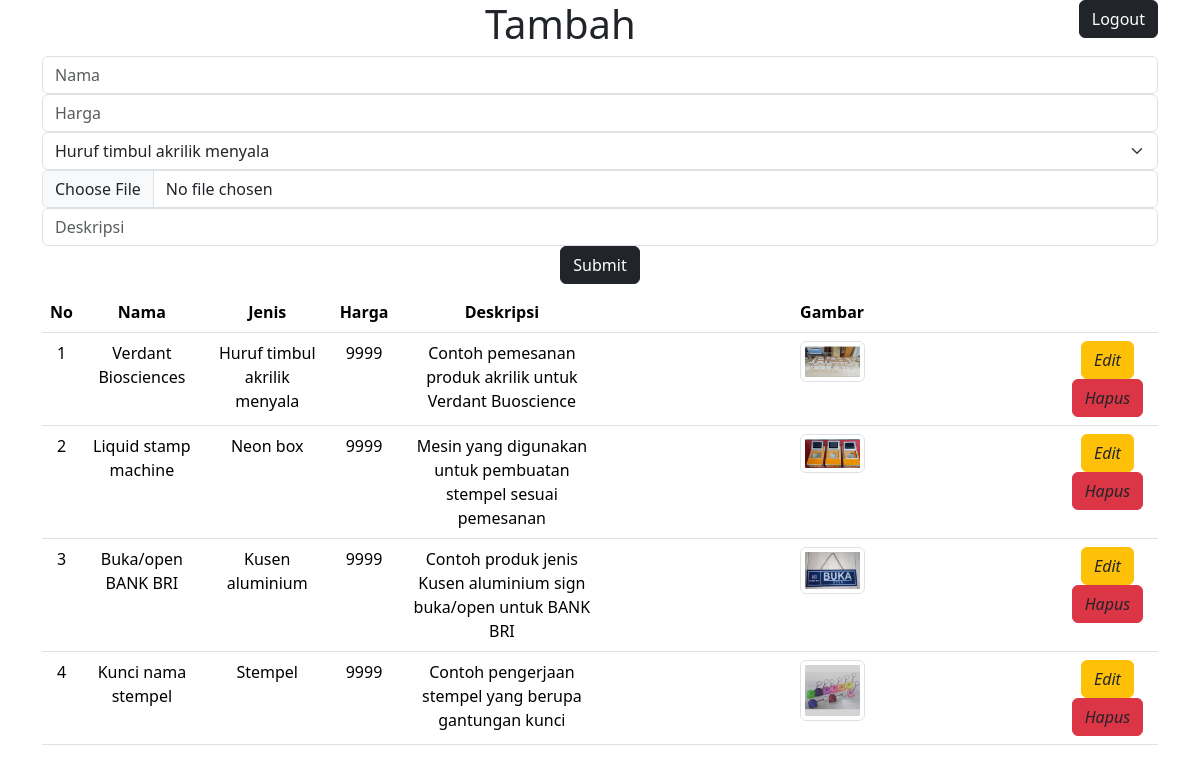
The page /admin.php (signed in) on the database its author committed.
### tables this page shows
CREATE TABLE `produk` (
  `nama` varchar(50) NOT NULL,
  `jenis` enum('Huruf timbul akrilik menyala','Neon box','Stempel','Kusen aluminium') NOT NULL,
  `harga` int(50) NOT NULL,
  `gambar` varchar(255) NOT NULL,
  `deskripsi` text NOT NULL,
  `produkid` int(11) NOT NULL
);

### function.php (called while the page is built, shortened)
<?php
$koneksi = mysqli_connect("localhost", "root", "", "braves");
function query($query)
{
    global $koneksi;
    $result = mysqli_query($koneksi, $query);
    $array = [];
    while ($row = mysqli_fetch_assoc($result)) {
        $array[] = $row;
    }
    return $array;
}
function enum($data){
    global $koneksi;
$result = mysqli_query($koneksi,$data);
$row = mysqli_fetch_assoc($result);
$sproduk = $row['num'];
$enum = array();
preg_match("/^enum\(\'(.*)\'\)$/", $sproduk, $enum);
$vals = explode("','", $enum[1]);
return $vals;}
?>

### admin.php (the view, shortened to what this page needs)
<?php require 'function.php';
$produk = "SELECT COLUMN_TYPE AS num FROM INFORMATION_SCHEMA.COLUMNS WHERE COLUMN_NAME = 'jenis'";
$produk1 = query("SELECT * FROM produk");
$enum = enum($produk);
$limit = count($enum);
$i = 0;
$x = 1;
$j = 0;
    ?>
<!DOCTYPE html>
<html lang="en">
<head>
    <link href="https://cdn.jsdelivr.net/npm/bootstrap@5.3.2/dist/css/bootstrap.min.css" rel="stylesheet">
</head>
<body>
<div class="container text-center">
    <div class="row">
        <div class="col">
            <h1 style="display: inline;">Tambah</h1>
            <a class="btn btn-dark" style="float: right;" href="logout.php">Logout</a>
            <form action="" method="post" enctype="multipart/form-data">
                <div class="form-group py-2">
                    <input class="form-control" type="text" id="nama" name="nama" placeholder="Nama" required>
                    <input class="form-control" type="text" id="harga" name="harga" placeholder="Harga" required>
                    <select class="form-select" aria-label="Default select example" name="jenis" id="jenis">
                    <?php for($i; $i<$limit; $i++){?>
                    <option value="<?= $enum[$i];?>"><?= $enum[$i];?></option>
                <?php } ?>
                    </select>
                    <input class="form-control" type="file" id="gambaru" name="gambar" placeholder="Gambar">
                    <input class="form-control" type="textarea" id="deskripsi" name="deskripsi" placeholder="Deskripsi" required>
                    <button class="btn btn-dark" type="submit" name="submit">Submit</button>
                </div>
            </form>
        </div>
    </div>
    <table class="table">
    <thead>
        <tr>
        <th scope="col">No</th>
        <th scope="col">Nama</th>
        <th scope="col">Jenis</th>
        <th scope="col">Harga</th>
        <th scope="col">Deskripsi</th>
        <th scope="col">Gambar</th>
        <th></th>
        </tr>
    </thead>
    <tbody>
        <?php foreach($produk1 as $row) :?>
        <tr>
        <td><?= $x++; ?></td>
        <td><?= $row["nama"]; ?></td>
        <td><?= $row["jenis"]; ?></td>
        <td><?= $row["harga"]; ?></td>
        <td><?= $row["deskripsi"]; ?></td>
        <td><img id="gambar<?php $j++; ?>" src="img/<?= $row["gambar"]; ?>" class="img-thumbnail" style="width:15%;"></td>
        <td><a href="editproduk.php?id=<?= $row["produkid"]; ?>" class="btn btn-warning text-dark"><i class="fas fa-edit fa-xs">Edit</i></a>
        <a href="hapusproduk.php?id=<?= $row["produkid"]; ?>" class="btn btn-danger text-dark"><i class="fas fa-edit fa-xs">Hapus</i></a></td>
        </tr>
        <?php endforeach; ?>
    </tbody>
    </table>
</div>
</body>
</html>

### rows shown on the page
produk: nama "Verdant Biosciences", jenis "Huruf timbul akrilik menyala", harga "9999", deskripsi "Contoh pemesanan produk akrilik untuk Verdant Buoscience", gambar (picture)
produk: nama "Liquid stamp machine", jenis "Neon box", harga "9999", deskripsi "Mesin yang digunakan untuk pembuatan stempel sesuai pemesanan", gambar (picture)
produk: nama "Buka/open BANK BRI", jenis "Kusen aluminium", harga "9999", deskripsi "Contoh produk jenis Kusen aluminium sign buka/open untuk BANK BRI", gambar (picture)
produk: nama "Kunci nama stempel", jenis "Stempel", harga "9999", deskripsi "Contoh pengerjaan stempel yang berupa gantungan kunci", gambar (picture)

### other values the page prints
form field jenis "Huruf timbul akrilik menyala"
